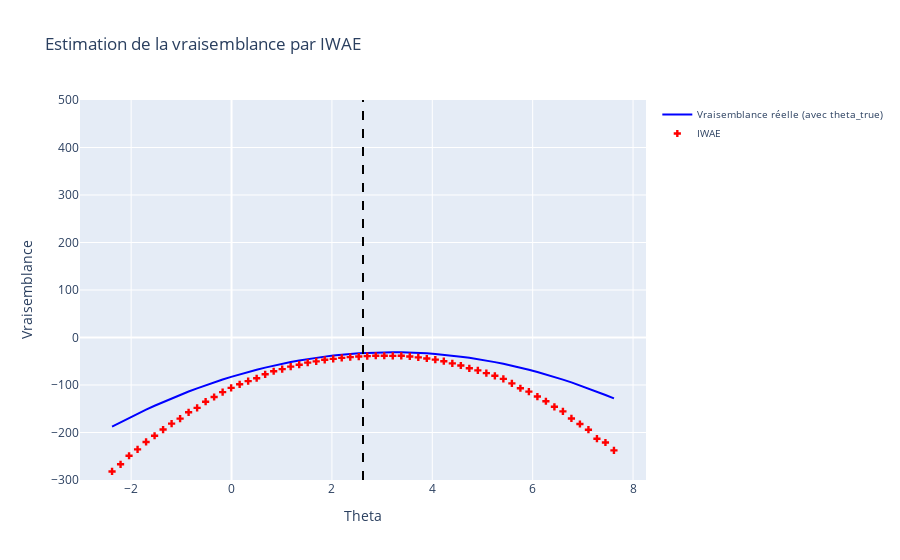

Write notebook code for a chart like this one.
### Markdown cell above
### <span style="color:orange">  **1.3 L'estimateurs IWAE (Autoencoder Pondéré par l'Importance)**  </span>

Voir l'article séminal sur l'IWAE [ici](https://arxiv.org/pdf/1509.00519.pdf).

L'IWAE utilise cette architecture avec à la fois un **réseau génératif** (paramètre $\boldsymbol{\theta}$) et un **réseau de reconnaissance** (paramètre $\phi$). **La différence est qu'il est entraîné à maximiser une autre borne inférieure** sur $\log p_{\boldsymbol{\theta}}(\boldsymbol{x})$. En particulier, nous utilisons la borne inférieure suivante, correspondant à l'estimation de pondération d'importance à $k$ échantillons de la log-vraisemblance :

\begin{align*}
\ell_{\text{IWAE}}^{(k)}(\boldsymbol{\theta}, \phi) &= \mathbb{E}_{\boldsymbol{z}_1,\dots,\boldsymbol{z}_k \underset{i.i.d}{\sim} q_{\phi}(\boldsymbol{z}|\boldsymbol{x})}\left[\log \frac{1}{k} \sum_{i=1}^{k} \frac{p_{\boldsymbol{\theta}}(\boldsymbol{x}, \boldsymbol{z}_i)}{q_{\phi}(\boldsymbol{z}_i | \boldsymbol{x})}\right ]
\end{align*}

Ici, $\boldsymbol{z}_1, \dots, \boldsymbol{z}_k$ sont échantillonnés indépendamment du modèle de reconnaissance. Le terme à l'intérieur de la somme correspond aux poids d'importance non normalisés pour la distribution conjointe, que nous noterons $w_i = \frac{p(\boldsymbol{x}, \boldsymbol{z}_i)}{q_{\phi}(\boldsymbol{z}_i | \boldsymbol{x})}$. 

L'optimisation de $\ell_{\text{IWAE}}^{(k)}(\boldsymbol{\theta}, \phi)$ est effectuée conjointement en $\boldsymbol{\theta}$ et $\phi$. 

Il existe deux propriétés de l'IWAE qui nous permettront de le modifier pour produire un estimateur non biaisé :
1. Il est consistant, i.e. lorsque le nombre d'échantillons $k$ augmente, l'espérance de $\ell_{\text{IWAE}}^{(k)}(\boldsymbol{\theta}, \phi)$ converge vers $\log p_{\boldsymbol{\theta}}(\boldsymbol{x})$ : 
$$
\log p_{\boldsymbol{\theta}}(\boldsymbol{x}) = \lim_{k \rightarrow +\infty} \mathbb{E}[\ell_{\text{IWAE}}^{(k)}(\boldsymbol{\theta}, \phi)]
$$

2. Il est également croissant en espérance : 
$$
\mathbb{E}[\ell_{\text{IWAE}}^{(k+1)}(\boldsymbol{\theta}, \phi)] \geq \mathbb{E}[\ell_{\text{IWAE}}^{(k)}(\boldsymbol{\theta}, \phi)]
$$ 

De la même façon que pour les estimateurs précédents, on trace les estimations de l'IWAE sur une plage autour de $\theta^*$

### Code cell
n_simulations = 15 
k_IWAE = 20
r = 0.6

Code.plot_likelihood(r, x, noised_A, noised_b, theta_true,  n_simulations, k_IWAE, "IWAE")

### Figure 1 — Plotly figure (JSON) as saved in the notebook; plotly's stock layout.template omitted (floating-point values rounded to 4 significant figures)
{"data": [{"line": {"color": "blue"}, "mode": "lines", "name": "Vraisemblance réelle (avec theta_true)", "type": "scatter", "x": [-2.381, -2.211, -2.042, -1.872, -1.703, -1.533, -1.364, -1.194, -1.025, -0.8552, -0.6857, -0.5162, -0.3467, -0.1772, -0.007695, 0.1618, 0.3313, 0.5008, 0.6703, 0.8398, 1.009, 1.179, 1.348, 1.518, 1.687, 1.857, 2.026, 2.196, 2.365, 2.535, 2.704, 2.874, 3.043, 3.213, 3.382, 3.552, 3.721, 3.891, 4.06, 4.23, 4.399, 4.569, 4.738, 4.908, 5.077, 5.247, 5.416, 5.586, 5.755, 5.925, 6.094, 6.263, 6.433, 6.602, 6.772, 6.941, 7.111, 7.28, 7.45, 7.619], "y": [-187.4, -178.1, -169.1, -160.3, -151.8, -143.6, -135.7, -128.1, -120.8, -113.8, -107.0, -100.6, -94.4, -88.51, -82.91, -77.6, -72.58, -67.84, -63.39, -59.23, -55.35, -51.76, -48.46, -45.45, -42.72, -40.28, -38.13, -36.27, -34.69, -33.4, -32.4, -31.68, -31.25, -31.11, -31.26, -31.69, -32.41, -33.42, -34.72, -36.3, -38.17, -40.33, -42.77, -45.5, -48.52, -51.83, -55.42, -59.3, -63.47, -67.93, -72.67, -77.7, -83.02, -88.62, -94.51, -100.7, -107.2, -113.9, -121.0, -128.3]}, {"marker": {"color": "red", "symbol": "cross"}, "mode": "markers", "name": "IWAE", "type": "scatter", "x": [-2.381, -2.211, -2.042, -1.872, -1.703, -1.533, -1.364, -1.194, -1.025, -0.8552, -0.6857, -0.5162, -0.3467, -0.1772, -0.007695, 0.1618, 0.3313, 0.5008, 0.6703, 0.8398, 1.009, 1.179, 1.348, 1.518, 1.687, 1.857, 2.026, 2.196, 2.365, 2.535, 2.704, 2.874, 3.043, 3.213, 3.382, 3.552, 3.721, 3.891, 4.06, 4.23, 4.399, 4.569, 4.738, 4.908, 5.077, 5.247, 5.416, 5.586, 5.755, 5.925, 6.094, 6.263, 6.433, 6.602, 6.772, 6.941, 7.111, 7.28, 7.45, 7.619], "y": [-282.0, -266.9, -249.0, -235.5, -219.9, -206.8, -193.7, -181.3, -170.9, -157.4, -148.1, -135.1, -125.2, -115.0, -106.0, -98.48, -91.78, -85.77, -77.47, -71.05, -66.65, -61.3, -57.28, -52.96, -50.24, -46.99, -45.0, -42.98, -41.28, -40.15, -39.26, -38.41, -38.46, -38.73, -38.53, -39.84, -41.75, -44.22, -46.66, -49.86, -54.38, -58.97, -64.84, -69.28, -74.98, -80.59, -87.1, -96.61, -106.8, -113.9, -124.4, -134.2, -145.9, -155.5, -170.4, -182.1, -194.1, -213.1, -221.1, -237.6]}], "layout": {"grid": {"columns": 1, "rows": 1}, "legend": {"font": {"size": 10}}, "shapes": [{"line": {"color": "black", "dash": "dash"}, "name": "Theta=2.619423428106825", "type": "line", "x0": 2.619, "x1": 2.619, "y0": -300, "y1": 500}], "showlegend": true, "title": {"text": "Estimation de la vraisemblance par IWAE"}, "xaxis": {"tickfont": {"size": 12}, "title": {"text": "Theta"}}, "yaxis": {"range": [-300, 500], "tickfont": {"size": 12}, "title": {"text": "Vraisemblance"}}}}
